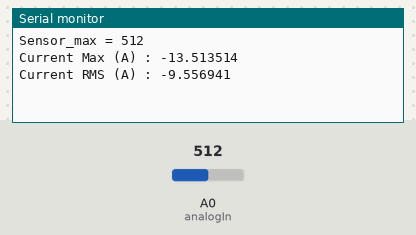
Simulated run of this sketch. Board: Arduino Uno, built with avr-gcc and run on an emulated ATmega328P. On the bench: the last lines printed to the serial monitor. The inputs (shaded band) are chosen by the test bench; at power-on: A0 (analogIn) = 512.

Above: at 1.2 s.
1.3 s: A0 (analogIn) set to 716
At 2.5 s:
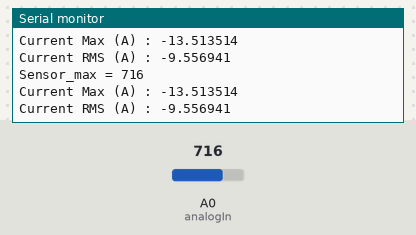
2.8 s: A0 (analogIn) set to 900
At 3.8 s:
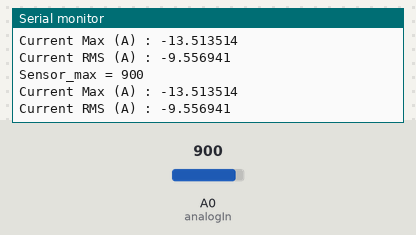
Timing chart, 0 to 5.8 s (numbered marks = the images above; inputs shaded):
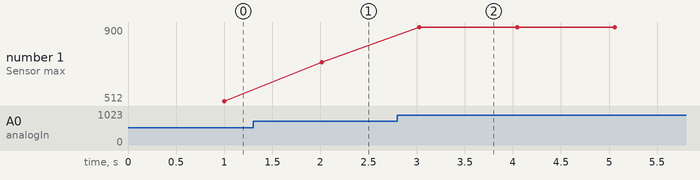

Measured:
- after the input at 1.3 s, the serial monitor: prints a new line after 0.71 s (image 1)
- after the input at 2.8 s, the serial monitor: prints a new line after 0.23 s (image 2)
- plotted number 1: 512 → 716 after the input at 1.3 s, 716 → 900 after the input at 2.8 s

The sketch:

sketch_nov17b.ino
```cpp
/*
Measuring AC Current Using ACS712 - www.nn-digital.com
*/
const int analogIn = A0;
int mVperAmp = 185; // 185 = ACS712 5A, 100 = ACS712 20A, 66 = ACS712-30A
int ACSoffset = 2500;
double Voltage = 0;

float amplitude_current;               //amplitude current
float effective_value;       //effective current

void setup()
{
     Serial.begin(9600);
     pinMode(analogIn, INPUT);
}

void loop()
{
     int sensor_max;
     sensor_max = getMaxValue();

     Serial.print("Sensor_max = ");
     Serial.println(sensor_max);

     Voltage = (sensor_max / 1023) * 5000; // Voltage ( mV )
     amplitude_current = ((Voltage - ACSoffset) / mVperAmp);
     effective_value = amplitude_current / 1.414;

     Serial.print("Current Max (A) : ");
     Serial.println(amplitude_current,6);//6 number after the decimal point
     Serial.print("Current RMS (A) : ");
     Serial.println(effective_value,6);
     Serial.println();
}

/*
Function: Sampling 5000ms and get the maximum value from A0 pin
*/
int getMaxValue()
{
     int sensorValue;             //value read from the sensor
     int sensorMax = 0;
     uint32_t start_time = millis();
     while((millis()-start_time) < 1000)
     {
         sensorValue = analogRead(analogIn);
         if (sensorValue > sensorMax)
         {
             //record the maximum sensor value
             sensorMax = sensorValue;
         }
     }
     return sensorMax;
}
```
